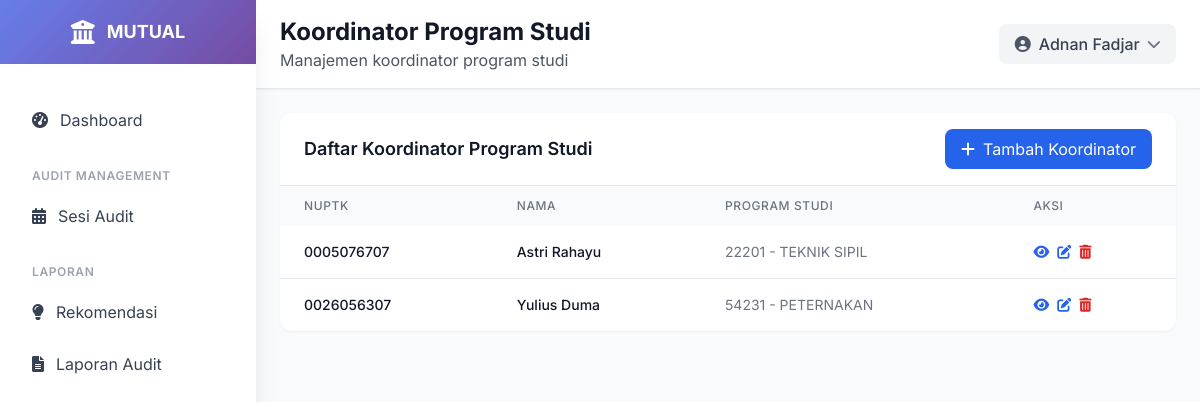
Page /koordinator/ (signed in) on the committed database.
### ami/models.py (models this page shows, shortened)
class KoordinatorProgramStudi(models.Model):
    user = models.OneToOneField(User, on_delete=models.CASCADE)
    nuptk = models.CharField(max_length=20, unique=True)
    nama_lengkap = models.CharField(max_length=255)
    program_studi = models.ForeignKey(
        ProgramStudi,
        null=True,
        on_delete=models.SET_NULL,
        related_name='koordinators'
    )
    class Meta:
        verbose_name = "Koordinator Program Studi"
        verbose_name_plural = "Koordinator Program Studi"
        ordering = ['nama_lengkap']

class ProgramStudi(models.Model):
    lembaga_akreditasi = models.ForeignKey(LembagaAkreditasi, on_delete=models.PROTECT, related_name='program_studi')
    kode = models.CharField(max_length=10, unique=True)
    nama = models.CharField(max_length=255)
    fakultas = models.CharField(max_length=200, choices=[
        ('FKIP', 'FKIP'),
        ('FISIP', 'FISIP'),
        ('FEB', 'FEB'),
        ('FAKUM', 'FAKUM'),
        ('FAPERTA', 'FAPERTA'),
        ('FATEK', 'FATEK'),
        ('FMIPA', 'FMIPA'),
        ('FAHUT', 'FAHUT'),
        ('FK', 'FK'),
        ('FAPETKAN', 'FAPETKAN'),
        ('FKM', 'FKM'),
        ('Pascasarjana', 'Pascasarjana'),
    ])
    jenjang = models.CharField(max_length=50, choices=[
        ('D3', 'Diploma 3'),
        ('D4', 'Diploma 4'),
        ('S1', 'Sarjana'),
        ('S2', 'Magister'),
        ('S3', 'Doktor'),
    ])
    akreditasi = models.CharField(max_length=50, blank=True, null=True, choices=[
        ('unggul', 'UNGGUL'),
        ('baik_sekali', 'BAIK SEKALI'),
        ('baik', 'BAIK'),
        ('A', 'A'),
        ('B', 'B'),
        ('C', 'C'),
        ('belum', 'Belum Terakreditasi')
    ] )
    tanggal_akreditasi = models.DateField(blank=True, null=True)
    class Meta:
        verbose_name = "Program Studi"
        verbose_name_plural = "Program Studi"
        ordering = ['kode']

### ami/views.py (the view)
# urls.py: path('koordinator/', views.koordinator_list, name='koordinator_list'),
@login_required
def koordinator_list(request):
    koordinators = KoordinatorProgramStudi.objects.select_related('user', 'program_studi').all().order_by('nama_lengkap')
    paginator = Paginator(koordinators, 10)
    page_number = request.GET.get('page')
    koordinator_list = paginator.get_page(page_number)
    return render(request, 'ami/koordinator_list.html', {
        'koordinator_list': koordinator_list
    })

### templates/ami/koordinator_list.html (shortened to what this page needs)
{% extends 'base.html' %}
{% load static %}
{% block page_title %}Koordinator Program Studi{% endblock %}
{% block page_subtitle %}Manajemen koordinator program studi{% endblock %}
{% block content %}
<div class="p-4 lg:p-6">
    <div class="bg-white rounded-xl shadow-sm overflow-hidden">
        <div class="px-4 lg:px-6 py-4 border-b border-gray-200 flex flex-col sm:flex-row sm:justify-between sm:items-center space-y-2 sm:space-y-0">
            <h3 class="text-lg font-semibold text-gray-900">Daftar Koordinator Program Studi</h3>
            <div class="flex flex-col sm:flex-row space-y-2 sm:space-y-0 sm:space-x-2 w-full sm:w-auto">
                <a href="{% url 'ami:koordinator_create' %}" class="bg-blue-600 hover:bg-blue-700 text-white px-4 py-2 rounded-lg flex items-center justify-center w-full sm:w-auto">
                    <i class="fas fa-plus mr-2"></i> Tambah Koordinator
                </a>
            </div>
        </div>
        <div class="overflow-x-auto">
            <table class="w-full">
                <thead class="bg-gray-50">
                    <tr>
                        <th class="px-3 lg:px-6 py-3 text-left text-xs font-medium text-gray-500 uppercase tracking-wider">NUPTK</th>
                        <th class="px-3 lg:px-6 py-3 text-left text-xs font-medium text-gray-500 uppercase tracking-wider">Nama</th>
                        <th class="px-3 lg:px-6 py-3 text-left text-xs font-medium text-gray-500 uppercase tracking-wider hidden md:table-cell">Program Studi</th>
                        <th class="px-3 lg:px-6 py-3 text-left text-xs font-medium text-gray-500 uppercase tracking-wider">Aksi</th>
                    </tr>
                </thead>
                <tbody class="bg-white divide-y divide-gray-200">
                    {% for koordinator in koordinator_list %}
                    <tr class="hover:bg-gray-50 transition-colors">
                        <td class="px-3 lg:px-6 py-4 whitespace-nowrap">
                            <div class="text-xs lg:text-sm font-medium text-gray-900">{{ koordinator.nuptk }}</div>
                        </td>
                        <td class="px-3 lg:px-6 py-4 whitespace-nowrap">
                            <div class="text-xs lg:text-sm font-medium text-gray-900">{{ koordinator.nama_lengkap }}</div>
                        </td>
                        <td class="px-3 lg:px-6 py-4 whitespace-nowrap text-xs lg:text-sm text-gray-500 hidden md:table-cell">
                            {{ koordinator.program_studi.kode }} - {{ koordinator.program_studi.nama }}
                        </td>
                        <td class="px-3 lg:px-6 py-4 whitespace-nowrap text-xs lg:text-sm font-medium">
                            <div class="flex flex-wrap gap-2">
                                <a href="{% url 'ami:koordinator_detail' koordinator.pk %}" class="text-blue-600 hover:text-blue-900">
                                    <i class="fas fa-eye"></i>
                                </a>
                                <a href="{% url 'ami:koordinator_update' koordinator.pk %}" class="text-blue-600 hover:text-blue-900">
                                    <i class="fas fa-edit"></i>
                                </a>
                                <a href="{% url 'ami:koordinator_delete' koordinator.pk %}" class="text-red-600 hover:text-red-900">
                                    <i class="fas fa-trash-alt"></i>
                                </a>
                            </div>
                        </td>
                    </tr>
                    {% empty %}
                    <tr>
                        <td colspan="4" class="px-4 lg:px-6 py-4 text-center text-gray-500 text-sm">Tidak ada koordinator yang terdaftar</td>
                    </tr>
                    {% endfor %}
                </tbody>
            </table>
        </div>
    </div>
</div>
{% endblock %}

### templates/base.html (shortened to what this page needs)
<!DOCTYPE html>
<html lang="id">
<head>
    <script src="https://cdn.tailwindcss.com"></script>
    <link href="https://cdnjs.cloudflare.com/ajax/libs/font-awesome/6.0.0/css/all.min.css" rel="stylesheet">
    <link href="https://cdn.jsdelivr.net/npm/select2@4.1.0-rc.0/dist/css/select2.min.css" rel="stylesheet" />
    <link href="https://cdn.jsdelivr.net/npm/select2-bootstrap-5-theme@1.3.0/dist/select2-bootstrap-5-theme.min.css" rel="stylesheet" />
</head>
<body class="bg-gray-50">
    <div class="fixed inset-y-0 left-0 z-50 w-64 bg-white shadow-xl transform transition-transform duration-300 ease-in-out lg:translate-x-0 -translate-x-full flex flex-col" id="sidebar">
        <div class="flex items-center justify-center h-16 gradient-bg flex-shrink-0">
            <div class="flex items-center space-x-3">
                <i class="fas fa-university text-white text-2xl"></i>
                <span class="text-white font-bold text-lg">MUTUAL</span>
            </div>
        </div>
        <nav class="flex-1 overflow-y-auto mt-8 px-4 pb-4">
            <div class="space-y-2">
                <a href="{% url 'ami:dashboard' %}" class="sidebar-item flex items-center px-4 py-3 text-gray-700 rounded-lg transition-all duration-200 {% if request.resolver_match.url_name == 'dashboard' %}bg-blue-50 text-blue-600{% else %}hover:bg-gray-50{% endif %}">
                    <i class="fas fa-tachometer-alt mr-3"></i>
                    <span>Dashboard</span>
                </a>
                <div class="pt-4">
                    <p class="px-4 text-xs font-semibold text-gray-400 uppercase tracking-wider">Audit Management</p>
                    <div class="mt-2 space-y-1">
                        <a href="{% url 'ami:audit_session_list' %}" class="sidebar-item flex items-center px-4 py-3 text-gray-700 rounded-lg transition-all duration-200 {% if request.resolver_match.url_name == 'audit_session_list' %}bg-blue-50 text-blue-600{% else %}hover:bg-gray-50{% endif %}">
                            <i class="fas fa-calendar-alt mr-3"></i>
                            <span>Sesi Audit</span>
                        </a>
                    </div>
                </div>
                <div class="pt-4">
                    <p class="px-4 text-xs font-semibold text-gray-400 uppercase tracking-wider">Laporan</p>
                    <div class="mt-2 space-y-1">
                        <a href="#" class="sidebar-item flex items-center px-4 py-3 text-gray-700 rounded-lg transition-all duration-200 hover:bg-gray-50">
                            <i class="fas fa-lightbulb mr-3"></i>
                            <span>Rekomendasi</span>
                        </a>
                        <a href="{% url 'ami:laporan_index_audit' %}"
                            class="sidebar-item flex items-center px-4 py-3 text-gray-700 rounded-lg transition-all duration-200 {% if request.resolver_match.url_name == 'laporan_index_audit' %}bg-blue-50 text-blue-600{% else %}hover:bg-gray-50{% endif %}">
                            <i class="fas fa-file-alt mr-3"></i>
                            <span>Laporan Audit</span>
                        </a>
                    </div>
                </div>
            </div>
        </nav>
    </div>
    <div class="lg:ml-64 flex flex-col min-h-screen">
        <header class="bg-white shadow-sm border-b border-gray-200">
            <div class="flex items-center justify-between px-4 lg:px-6 py-4">
                <div class="lg:block hidden">
                    <h1 class="text-xl lg:text-2xl font-bold text-gray-900">{% block page_title %}{% endblock %}</h1>
                    <p class="text-gray-600">{% block page_subtitle %}{% endblock %}</p>
                </div>
                <div class="flex items-center space-x-4">
                    <div class="relative">
                        <button id="profileButton" class="flex items-center space-x-2 bg-gray-100 hover:bg-gray-200 px-4 py-2 rounded-lg transition-colors">
                            <i class="fas fa-user-circle text-gray-600"></i>
                            <span class="text-gray-700 font-medium">{{ user.get_full_name|default:user.username }}</span>
                            <i class="fas fa-chevron-down text-gray-500 text-sm transition-transform" id="chevronIcon"></i>
                        </button>
                    </div>
                </div>
            </div>
        </header>
        {% block content %}{% endblock %}
    </div>
</body>
</html>

### templates/base.html (style rules this page uses)
body { font-family: 'Inter', sans-serif; }
.gradient-bg { background: linear-gradient(135deg, #667eea 0%, #764ba2 100%); }

### rows in the picture
KoordinatorProgramStudi: nuptk "0005076707", nama_lengkap "Astri Rahayu", program_studi.kode "22201", program_studi.nama "TEKNIK SIPIL"
KoordinatorProgramStudi: nuptk "0026056307", nama_lengkap "Yulius Duma", program_studi.kode "54231", program_studi.nama "PETERNAKAN"

### other values in the picture
{{ user.get_full_name|default:user.username }} "Adnan Fadjar"
